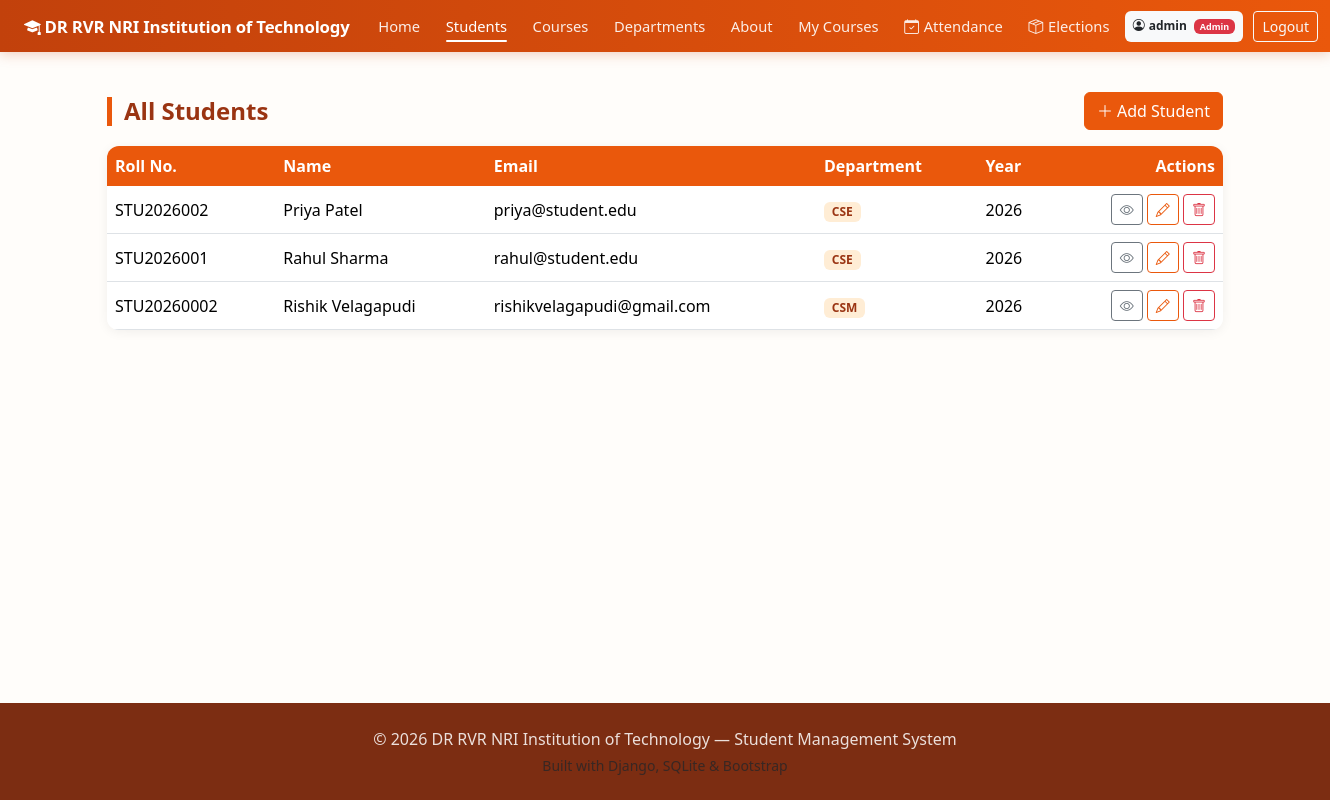
The app's page /students/ (signed in) with its own data.
### core/models.py (models this page shows, shortened)
class User(AbstractUser):
    ROLE_CHOICES = [
        ('admin', 'Admin'),
        ('student', 'Student'),
    ]
    role = models.CharField(max_length=20, choices=ROLE_CHOICES, default='student')

class Student(models.Model):
    roll_number = models.CharField(max_length=30, unique=True)
    first_name = models.CharField(max_length=80)
    last_name = models.CharField(max_length=80)
    email = models.EmailField(max_length=120, unique=True)
    phone = models.CharField(max_length=20, blank=True, null=True)
    date_of_birth = models.DateField(blank=True, null=True)
    gender = models.CharField(max_length=10, blank=True, null=True)
    address = models.TextField(blank=True, null=True)
    enrollment_year = models.IntegerField(default=current_year)
    department = models.ForeignKey(Department, on_delete=models.CASCADE, related_name='students')
    user = models.OneToOneField(
        settings.AUTH_USER_MODEL,
        on_delete=models.SET_NULL,
        null=True,
        blank=True,
        related_name='student_profile'
    )
    class Meta:
        ordering = ['first_name', 'last_name']
    @property
    def full_name(self):
        return f"{self.first_name} {self.last_name}"

class Department(models.Model):
    name = models.CharField(max_length=120, unique=True)
    code = models.CharField(max_length=20, unique=True)
    head_of_department = models.CharField(max_length=120, blank=True, null=True)
    description = models.TextField(blank=True, null=True)
    class Meta:
        ordering = ['name']

### core/views.py (the view)
# urls.py: path('students/', views.students, name='students'),
@login_required
def students(request):
    all_students = Student.objects.order_by('first_name')
    return render(request, 'students.html', {'students': all_students})

### templates/students.html (shortened to what this page needs)
{% extends 'base.html' %}
{% block content %}
<div class="d-flex justify-content-between align-items-center mb-3">
    <h4 class="section-title mb-0">All Students</h4>
    {% if request.user.is_authenticated and request.user.role == 'admin' %}
    <a href="{% url 'add_student' %}" class="btn btn-primary"><i class="bi bi-plus-lg me-1"></i>Add Student</a>
    {% endif %}
</div>
<div class="table-card">
    <table class="table table-hover mb-0 align-middle">
        <thead>
            <tr>
                <th>Roll No.</th>
                <th>Name</th>
                <th>Email</th>
                <th>Department</th>
                <th>Year</th>
                <th class="text-end">Actions</th>
            </tr>
        </thead>
        <tbody>
            {% for s in students %}
            <tr>
                <td>{{ s.roll_number }}</td>
                <td>{{ s.full_name }}</td>
                <td>{{ s.email }}</td>
                <td><span class="badge badge-dept">{{ s.department.code }}</span></td>
                <td>{{ s.enrollment_year }}</td>
                <td class="text-end">
                    <a href="{% url 'student_detail' s.id %}" class="btn btn-sm btn-outline-secondary"><i class="bi bi-eye"></i></a>
                    {% if request.user.role == 'admin' %}
                    <a href="{% url 'edit_student' s.id %}" class="btn btn-sm btn-outline-primary"><i class="bi bi-pencil"></i></a>
                    <form action="{% url 'delete_student' s.id %}" method="POST" class="d-inline" onsubmit="return confirm('Delete this student?');">
                        <button type="submit" class="btn btn-sm btn-outline-danger"><i class="bi bi-trash"></i></button>
                    </form>
                    {% endif %}
                </td>
            </tr>
            {% empty %}
            <tr><td colspan="6" class="text-center text-muted py-4">No students found.</td></tr>
            {% endfor %}
        </tbody>
    </table>
</div>
{% endblock %}

### templates/base.html (shortened to what this page needs)
{% load static %}
<!DOCTYPE html>
<html lang="en">
<head>
    <link href="https://cdn.jsdelivr.net/npm/bootstrap@5.3.3/dist/css/bootstrap.min.css" rel="stylesheet">
    <link href="https://cdn.jsdelivr.net/npm/bootstrap-icons@1.11.3/font/bootstrap-icons.css" rel="stylesheet">
    <link href="{% static 'css/style.css' %}" rel="stylesheet">
</head>
<body>
<nav class="navbar navbar-expand-xl navbar-dark sticky-top">
    <div class="container-fluid px-lg-4 px-3">
        <a class="navbar-brand fw-bold" href="{% url 'home' %}">
            <i class="bi bi-mortarboard-fill me-1"></i>DR RVR NRI Institution of Technology
        </a>
        <div class="collapse navbar-collapse" id="navMenu">
            <ul class="navbar-nav me-auto mb-2 mb-xl-0 align-items-xl-center">
                <li class="nav-item">
                    <a class="nav-link text-nowrap {% if request.resolver_match.url_name == 'home' %}active{% endif %}" href="{% url 'home' %}">Home</a>
                </li>
                <li class="nav-item">
                    <a class="nav-link text-nowrap {% if request.resolver_match.url_name == 'students' %}active{% endif %}" href="{% url 'students' %}">Students</a>
                </li>
                <li class="nav-item">
                    <a class="nav-link text-nowrap {% if request.resolver_match.url_name == 'courses' or request.resolver_match.url_name == 'course_detail' %}active{% endif %}" href="{% url 'courses' %}">Courses</a>
                </li>
                <li class="nav-item">
                    <a class="nav-link text-nowrap {% if request.resolver_match.url_name == 'departments' %}active{% endif %}" href="{% url 'departments' %}">Departments</a>
                </li>
                <li class="nav-item">
                    <a class="nav-link text-nowrap {% if request.resolver_match.url_name == 'about' %}active{% endif %}" href="{% url 'about' %}">About</a>
                </li>
                {% if request.user.is_authenticated %}
                <li class="nav-item">
                    <a class="nav-link text-nowrap {% if request.resolver_match.url_name == 'my_courses' %}active{% endif %}" href="{% url 'my_courses' %}">My Courses</a>
                </li>
                <li class="nav-item">
                    <a class="nav-link text-nowrap {% if 'attendance' in request.resolver_match.url_name %}active{% endif %}" href="{% if request.user.role == 'admin' or request.user.is_staff or request.user.is_superuser %}{% url 'attendance_dashboard' %}{% else %}{% url 'my_attendance' %}{% endif %}">
                        <i class="bi bi-calendar-check"></i><span>Attendance</span>
                    </a>
                </li>
                <li class="nav-item">
                    <a class="nav-link text-nowrap {% if 'election' in request.resolver_match.url_name %}active{% endif %}" href="{% url 'elections_list' %}">
                        <i class="bi bi-box-seam"></i><span>Elections</span>
                    </a>
                </li>
                {% endif %}
            </ul>
            <ul class="navbar-nav align-items-xl-center">
                {% if request.user.is_authenticated %}
                    <li class="nav-item me-2 my-1 my-xl-0">
                        <span class="badge text-bg-light text-dark py-2 px-2 text-nowrap">
                            <i class="bi bi-person-circle me-1"></i>{{ request.user.username }}
                            {% if request.user.role == 'admin' or request.user.is_staff or request.user.is_superuser %}<span class="badge bg-danger ms-1">Admin</span>{% endif %}
                        </span>
                    </li>
                    <li class="nav-item my-1 my-xl-0">
                        <a class="btn btn-outline-light btn-sm text-nowrap" href="{% url 'logout' %}">Logout</a>
                    </li>
                {% endif %}
            </ul>
        </div>
    </div>
</nav>
<main class="container my-4 flex-grow-1">
    {% block content %}{% endblock %}
</main>
<footer class="footer mt-auto py-4">
    <div class="container text-center">
        <p class="mb-1">&copy; 2026 DR RVR NRI Institution of Technology — Student Management System</p>
        <p class="mb-0 small text-muted">Built with Django, SQLite &amp; Bootstrap</p>
    </div>
</footer>
</body>
</html>

### static/css/style.css (style rules this page uses)
:root { --primary: #ea580c; --primary-dark: #9a3412; --primary-darker: #7c2d12; --accent: #f97316; --accent-light: #ffedd5; --accent-hover: #c2410c; --bg-soft: #fffdfa; }
body { background-color: var(--bg-soft); display: flex; flex-direction: column; min-height: 100vh; font-family: 'Segoe UI', Roboto, -apple-system, sans-serif; }
a { color: var(--primary); text-decoration: none; }
.navbar { background: linear-gradient(90deg, #c2410c 0%, #ea580c 100%); box-shadow: 0 2px 12px rgba(194, 65, 12, 0.25); padding-top: 0.5rem; padding-bottom: 0.5rem; }
.navbar .navbar-brand { font-size: 1.05rem; white-space: nowrap; letter-spacing: -0.2px; }
.navbar .nav-item { display: flex; align-items: center; margin: 0 0.15rem; }
.navbar .nav-link { color: rgba(255, 255, 255, 0.9); font-weight: 500; font-size: 0.92rem; padding: 0.45rem 0.65rem !important; white-space: nowrap; display: inline-flex; align-items: center; gap: 0.3rem; position: relative; border-bottom: none !important; transition: color 0.15s ease-in-out; }
.navbar .nav-link::after { content: ''; position: absolute; bottom: 2px; left: 0.65rem; right: 0.65rem; height: 2px; background-color: transparent; border-radius: 2px; transition: background-color 0.2s ease; }
.navbar .nav-link:hover::after, .navbar .nav-link.active::after { background-color: #ffffff; }
.navbar .nav-link:hover, .navbar .nav-link.active { color: #ffffff; }
.table-card { background: #fff; border-radius: 0.75rem; box-shadow: 0 2px 12px rgba(0,0,0,0.06); overflow: hidden; }
.table thead th { background-color: var(--primary); color: #fff; border-bottom: none; }
.badge-dept { background-color: var(--accent-light); color: var(--primary-dark); font-weight: 600; }
.btn-primary { background-color: var(--primary); border-color: var(--primary); color: #fff; }
.btn-outline-primary { color: var(--primary); border-color: var(--primary); }
.section-title { font-weight: 700; color: var(--primary-dark); border-left: 5px solid var(--primary); padding-left: 0.75rem; margin-bottom: 1.5rem; }
.footer { background-color: var(--primary-darker); color: rgba(255, 255, 255, 0.85); margin-top: auto; }

### records on screen
User: user.username "admin"
Student: roll_number "STU2026002", full_name "Priya Patel", email "priya@student.edu", department.code "CSE", enrollment_year "2026"
Student: roll_number "STU2026001", full_name "Rahul Sharma", email "rahul@student.edu", department.code "CSE", enrollment_year "2026"
Student: roll_number "STU20260002", full_name "Rishik Velagapudi", email "rishikvelagapudi@gmail.com", department.code "CSM", enrollment_year "2026"
